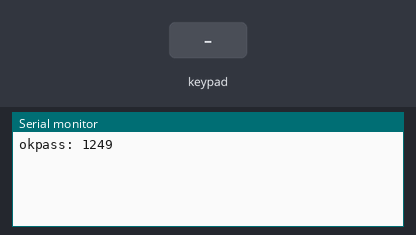
A sketch run on a simulated Arduino Uno, built with avr-gcc and run on an emulated ATmega328P. Parts: the last lines printed to the serial monitor. The test bench sets the inputs (shaded band).

Above: at 1.2 s.
1.3 s: key '1' pressed
At 2.3 s:
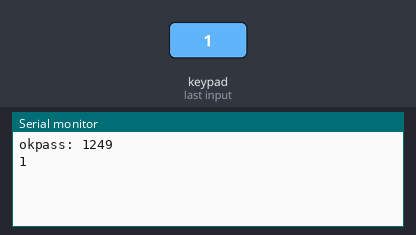
2.8 s: keypad keys 1 2 4 9 pressed 0.4 s apart
At 3.86 s:
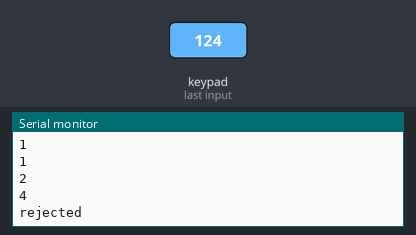
5.9 s: key 'A' pressed
At 6.9 s:
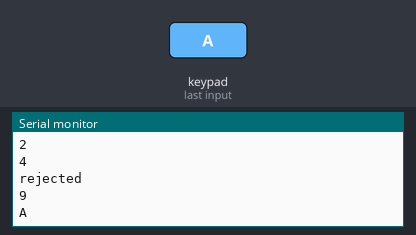
7.4 s: keypad keys 1 2 4 9 # pressed 0.4 s apart
At 10.4 s:
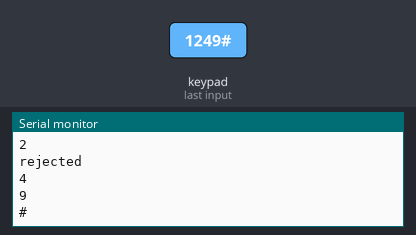
10.9 s: key 'B' pressed
At 12.1 s:
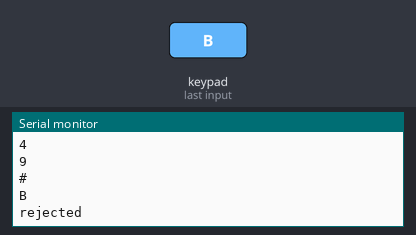
12.4 s: keypad keys 1 2 4 9 * pressed 0.4 s apart
At 15.4 s:
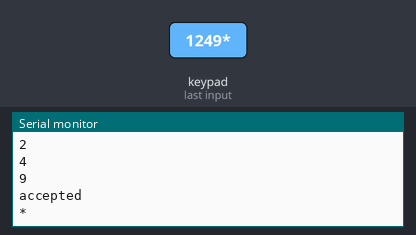
Timing chart, 0 to 16.9 s (numbered marks = the images above; inputs shaded):
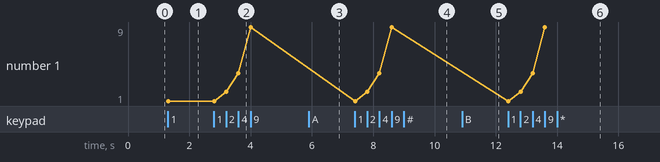

Measured:
- after the input at 1.3 s, the serial monitor: prints a new line at once (image 1)
- after the input at 2.8 s, the serial monitor: prints a new line after 0.40 s (image 2)
- after the input at 5.9 s, the serial monitor: prints a new line at once (image 3)
- after the input at 7.4 s, the serial monitor: prints a new line at once (image 4)
- after the input at 10.9 s, the serial monitor: prints a new line at once (image 5)
- after the input at 12.4 s, the serial monitor: prints a new line at once (image 6)
- plotted number 1: 1 → 9 after the input at 2.8 s

The sketch:

pass_match.ino
```cpp
#include<Keypad.h>
// byte is an unsigned integer
byte led = 13;

/** array bound must be a constant
 *
 *  Note that we assign a strng "1234" in char array
 *  only then we need an extra null bit
 *
 *  if we decalre an array of char array
 *  we dont need extra null bit then
 *
 *  null bit only applicable to string
 */
#define psize 5
char okpass[psize] = "1249", ipass[psize];


const byte row = 4, col = 4;
char keymap[row][col] = {
  {'1', '2', '3', 'A'},
  {'4', '5', '6', 'B'},
  {'7', '8', '9', 'C'},
  {'*', '0', '#', 'D'}
};

byte rpins[row] = {12, 11, 10, 9};
byte cpins[col] = {8, 7, 6, 5};

Keypad mypad = Keypad( makeKeymap(keymap),
                     rpins, cpins,
                     row, col
                    );
void setup() {

  Serial.begin(9600);
  Serial.print("okpass: ");
  Serial.println(okpass);
}

byte i=0;
void loop() {

  char key = mypad.getKey();
  if(key != NULL)
  {
      Serial.println(key);
      ipass[i] = key;
      i = i+1;
  }

  if(i == psize-1)
  {
    if(strcmp(okpass, ipass) == 0)
    {
        // accepted
        Serial.println("accepted");
    }
    else{
      Serial.println("rejected");
    }
    i = 0;
  }


}
```
